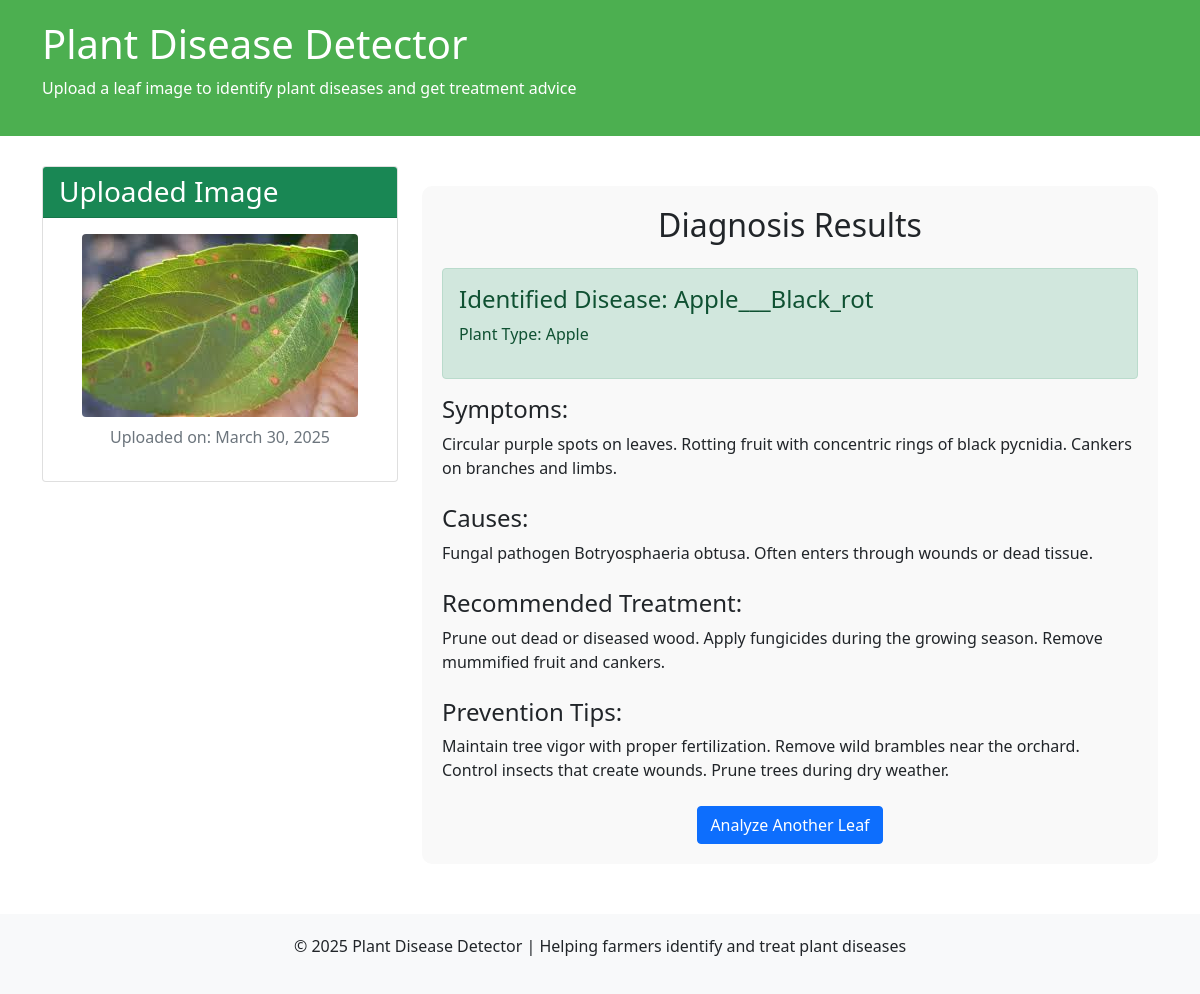
Screenshot of /result/2/ with the database file from the repository.
### disease_app/models.py (models this page shows, shortened)
class LeafImage(models.Model):
    image = models.ImageField(upload_to='uploads/')
    uploaded_at = models.DateTimeField(auto_now_add=True)
    result = models.ForeignKey(PlantDisease, on_delete=models.SET_NULL, null=True, blank=True)

class PlantDisease(models.Model):
    name = models.CharField(max_length=200)
    plant_type = models.CharField(max_length=100)
    symptoms = models.TextField()
    causes = models.TextField()
    treatment = models.TextField()
    prevention = models.TextField()

### disease_app/views.py (the view)
# urls.py: path('result/<int:image_id>/', views.result_view, name='result'),
def result_view(request, image_id):
    leaf_image = get_object_or_404(LeafImage, id=image_id)
    context = {
        'leaf_image': leaf_image,
    }
    return render(request, 'disease_app/result.html', context)

### templates/disease_app/result.html (shortened to what this page needs)
{% extends 'base.html' %}
{% block content %}
<div class="row">
    <div class="col-md-4">
        <div class="card mb-4">
            <div class="card-header bg-success text-white">
                <h3 class="mb-0">Uploaded Image</h3>
            </div>
            <div class="card-body text-center">
                <img src="{{ leaf_image.image.url }}" alt="Leaf Image" class="img-fluid rounded" style="max-height: 300px;">
                <p class="text-muted mt-2">Uploaded on: {{ leaf_image.uploaded_at|date:"F d, Y" }}</p>
            </div>
        </div>
    </div>
    <div class="col-md-8">
        {% if leaf_image.result %}
            <div class="result-container">
                <h2 class="text-center mb-4">Diagnosis Results</h2>
                <div class="alert alert-success">
                    <h4>Identified Disease: {{ leaf_image.result.name }}</h4>
                    <p>Plant Type: {{ leaf_image.result.plant_type }}</p>
                </div>
                <div class="mb-4">
                    <h4>Symptoms:</h4>
                    <p>{{ leaf_image.result.symptoms }}</p>
                </div>
                <div class="mb-4">
                    <h4>Causes:</h4>
                    <p>{{ leaf_image.result.causes }}</p>
                </div>
                <div class="mb-4">
                    <h4>Recommended Treatment:</h4>
                    <p>{{ leaf_image.result.treatment }}</p>
                </div>
                <div class="mb-4">
                    <h4>Prevention Tips:</h4>
                    <p>{{ leaf_image.result.prevention }}</p>
                </div>
                <div class="text-center mt-4">
                    <a href="{% url 'disease_app:home' %}" class="btn btn-primary">Analyze Another Leaf</a>
                </div>
            </div>
        {% endif %}
    </div>
</div>
{% endblock %}

### templates/base.html (shortened to what this page needs)
<!DOCTYPE html>
<html lang="en">
<head>
    <link href="https://cdn.jsdelivr.net/npm/bootstrap@5.1.3/dist/css/bootstrap.min.css" rel="stylesheet">
</head>
<body>
    <div class="header">
        <div class="container">
            <h1>Plant Disease Detector</h1>
            <p>Upload a leaf image to identify plant diseases and get treatment advice</p>
        </div>
    </div>
    <div class="container">
        {% block content %}
        {% endblock %}
    </div>
    <div class="footer">
        <div class="container">
            <p>© 2025 Plant Disease Detector | Helping farmers identify and treat plant diseases</p>
        </div>
    </div>
</body>
</html>

### templates/base.html (style rules this page uses)
.header { background-color: #4CAF50; color: white; padding: 20px 0; margin-bottom: 30px; }
.footer { background-color: #f8f9fa; padding: 20px 0; margin-top: 50px; text-align: center; }
.result-container { background-color: #f9f9f9; border-radius: 10px; padding: 20px; margin-top: 20px; }

### rows the page displays
LeafImage: image (picture), uploaded_at "March 30, 2025", result.name "Apple___Black_rot", result.plant_type "Apple", result.symptoms "Circular purple spots on leaves. Rotting fruit with concentric rings of black pycnidia. Cankers on branches and limbs.", result.causes "Fungal pathogen Botryosphaeria obtusa. Often enters through wounds or dead tissue.", result.treatment "Prune out dead or diseased wood. Apply fungicides during the growing season. Remove mummified fruit and cankers.", result.prevention "Maintain tree vigor with proper fertilization. Remove wild brambles near the orchard. Control insects that create wounds. Prune trees during dry weather."
